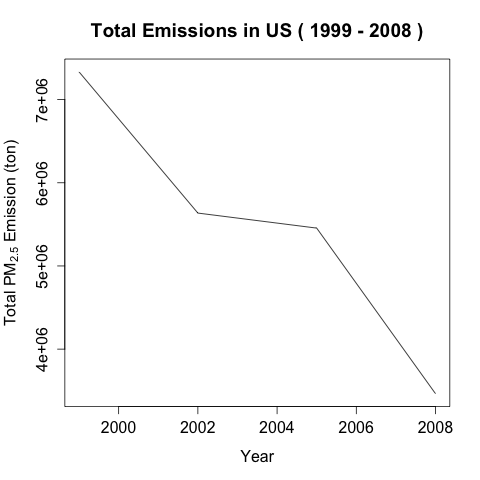

Write R code to recreate this figure.
if(!file.exists("preproc.R"))
{
	stop("Can't find the helper file, preproc.R.  Make sure it's in working directory")
}

source("preproc.R")

particles <- group_by(NEI, year) %>%
	summarize(emission=sum(Emissions))

par("mar"=c(5.1, 4.5, 4.1, 2.1))


minyr = min(particles$year)
maxyr = max(particles$year)
title <- paste ("Emissions in US (", minyr, "-", maxyr,")", sep=" ")

plot(particles, 
	type = "l", 
	xlab = "Year", 
     ylab = expression('Total PM'[2.5]*" Emission (ton)"),
     main = paste("Total Emissions in US (", minyr, "-", maxyr,")"))

dev.copy(png, file="plot1.png", width=480, height=480)

dev.off()

cat("Done! plot1.png has been saved to", getwd())